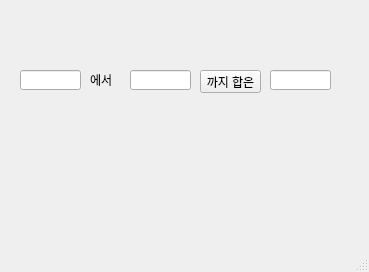
<?xml version="1.0" encoding="UTF-8"?>
<ui version="4.0">
 <class>MainWindow</class>
 <widget class="QMainWindow" name="MainWindow">
  <property name="geometry">
   <rect>
    <x>0</x>
    <y>0</y>
    <width>369</width>
    <height>272</height>
   </rect>
  </property>
  <property name="windowTitle">
   <string>MainWindow</string>
  </property>
  <widget class="QWidget" name="centralwidget">
   <widget class="QLineEdit" name="le1">
    <property name="geometry">
     <rect>
      <x>20</x>
      <y>70</y>
      <width>61</width>
      <height>20</height>
     </rect>
    </property>
   </widget>
   <widget class="QLineEdit" name="le2">
    <property name="geometry">
     <rect>
      <x>130</x>
      <y>70</y>
      <width>61</width>
      <height>20</height>
     </rect>
    </property>
   </widget>
   <widget class="QLabel" name="tl">
    <property name="geometry">
     <rect>
      <x>90</x>
      <y>70</y>
      <width>31</width>
      <height>20</height>
     </rect>
    </property>
    <property name="text">
     <string>에서</string>
    </property>
   </widget>
   <widget class="QPushButton" name="pb">
    <property name="geometry">
     <rect>
      <x>200</x>
      <y>70</y>
      <width>61</width>
      <height>23</height>
     </rect>
    </property>
    <property name="text">
     <string>까지 합은</string>
    </property>
   </widget>
   <widget class="QLineEdit" name="le3">
    <property name="geometry">
     <rect>
      <x>270</x>
      <y>70</y>
      <width>61</width>
      <height>20</height>
     </rect>
    </property>
   </widget>
  </widget>
  <widget class="QMenuBar" name="menubar">
   <property name="geometry">
    <rect>
     <x>0</x>
     <y>0</y>
     <width>369</width>
     <height>21</height>
    </rect>
   </property>
  </widget>
  <widget class="QStatusBar" name="statusbar"/>
 </widget>
 <resources/>
 <connections/>
</ui>
